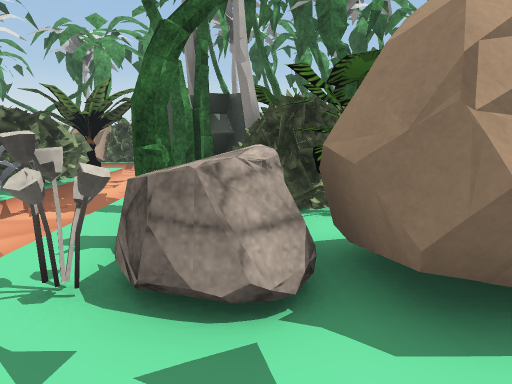
view 1 (above)

24 first-person views from a walk through a 3-D level made in the Unity game engine. The camera is 1.3 m above the floor, tilts 10° down and sees 75° across. The floor is counted in squares, 1 m on a side. Each view is taken from the middle of a square. On the plan, view 1 faces up. The plan holds only what a view shows up to about 14 squares ahead; the rest is blank. The place goes on beyond the plan. The player character is not drawn. Some surface patterns are stand-ins.

view 2
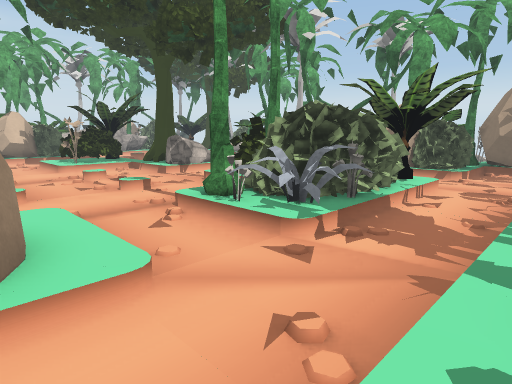

view 3
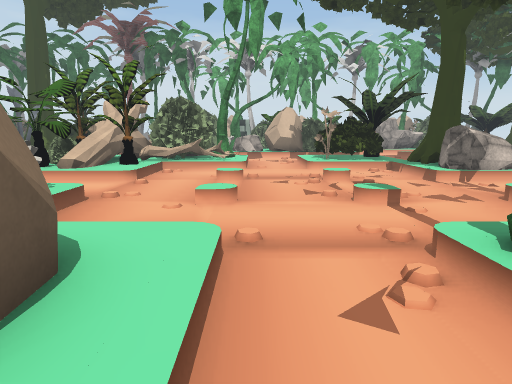

view 4
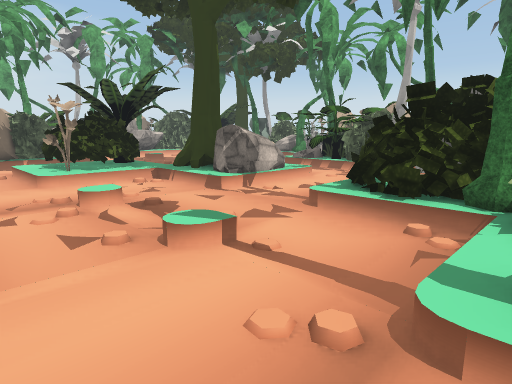

view 5
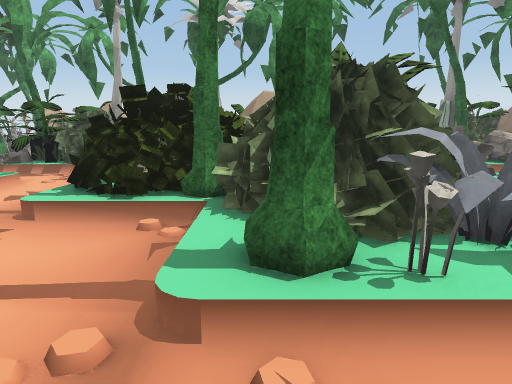

view 6
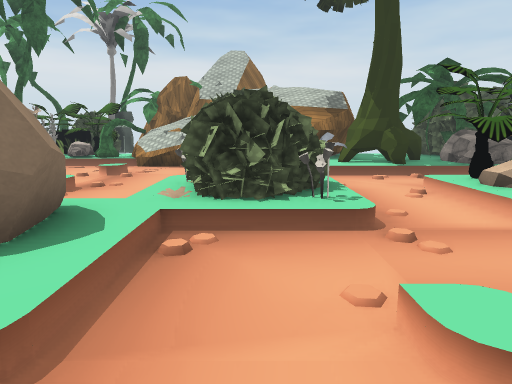

view 7
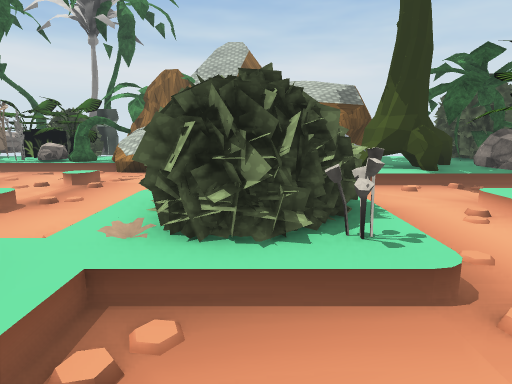

view 8
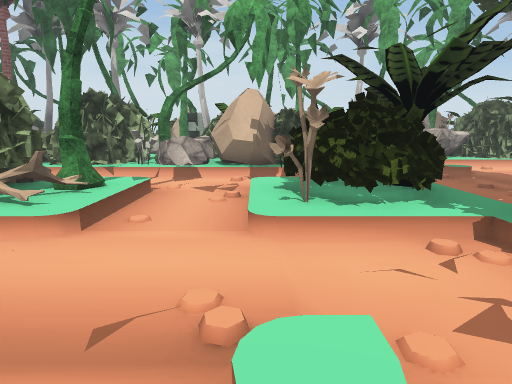

view 9
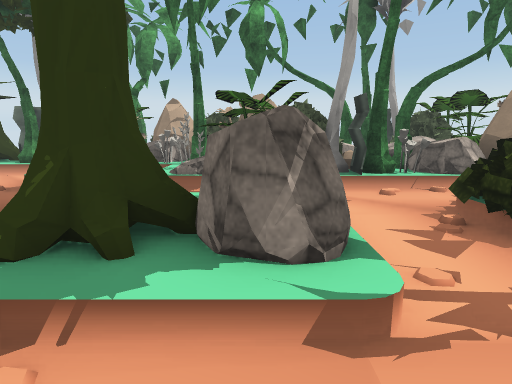

view 10
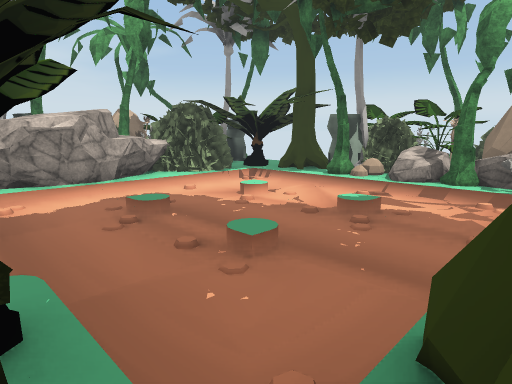

view 11
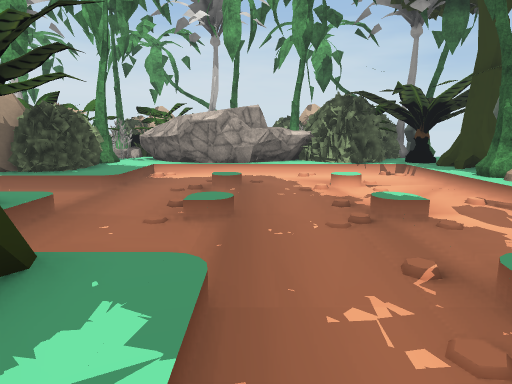

view 12
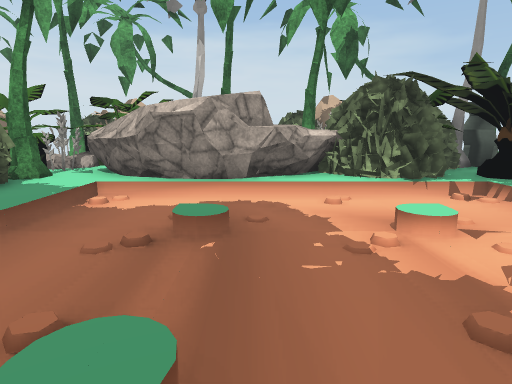

view 13
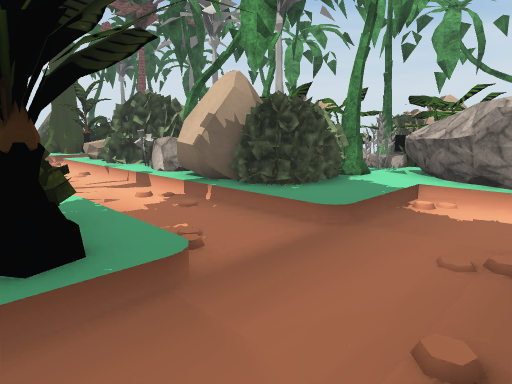

view 14
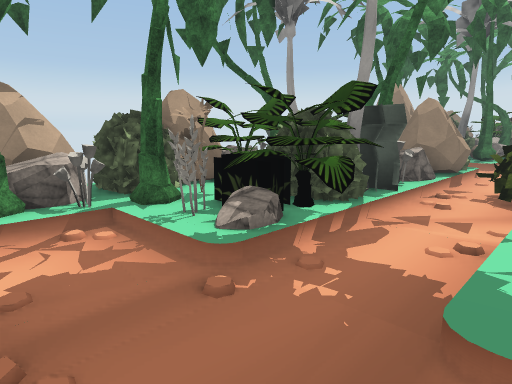

view 15
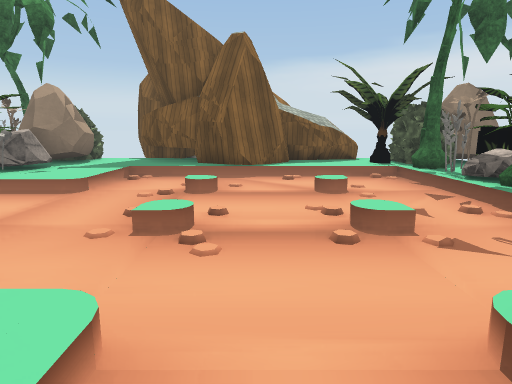

view 16
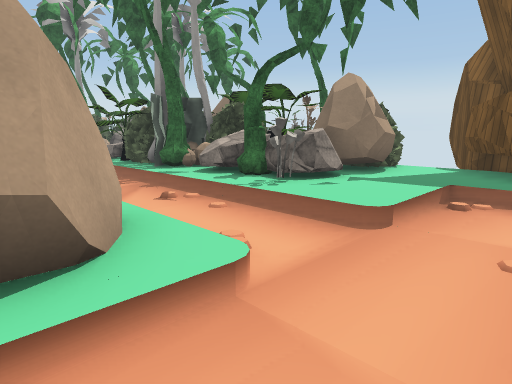

view 17
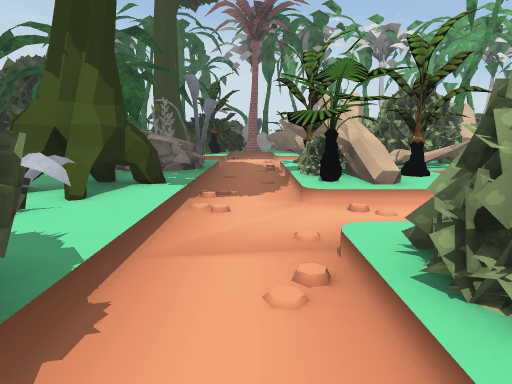

view 18
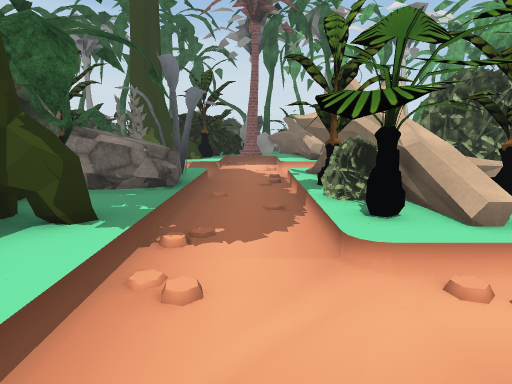

view 19
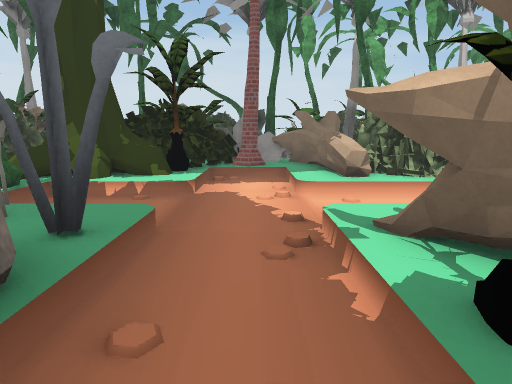

view 20
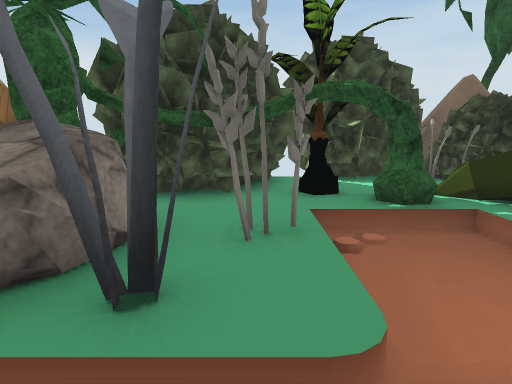

view 21
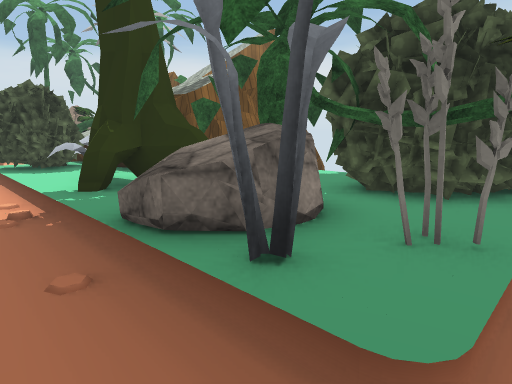

view 22
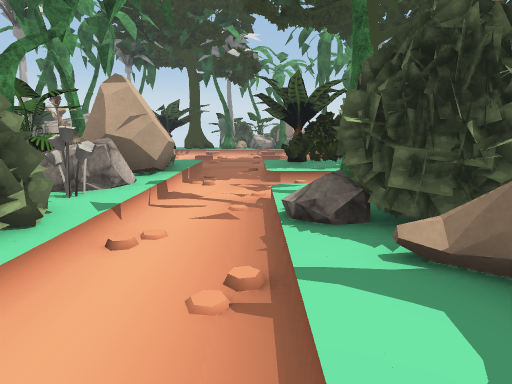

view 23
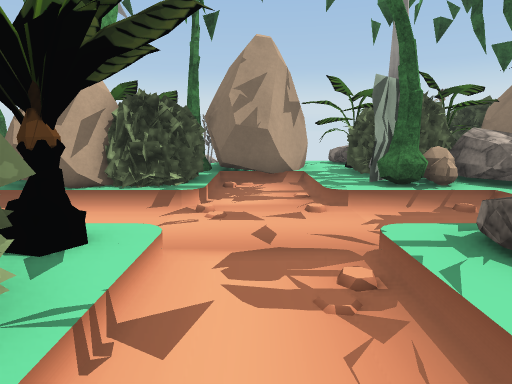

view 24
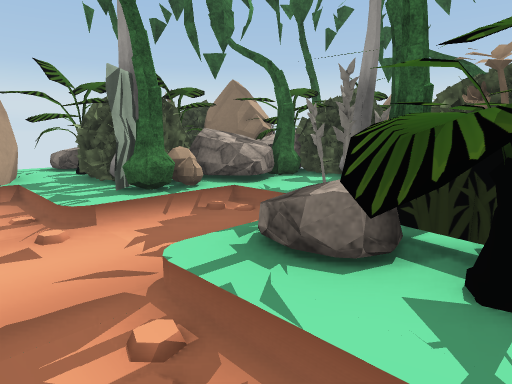

### Floor plan
Key: @ floor where view 1 was taken; # wall or solid block; x gap in a wall; . main floor; : floor 0.25 m higher than the main floor; + floor 1.25 m higher than the main floor; * floor 1.5 m higher than the main floor; / step, stairs or slope; = window, fence, low wall or low ledge; ^ raised ledge; T palm tree; B bush; R rock; E tree; O other object.
Columns run from 30 left of view 1 to 6 right of it. Each row starts with its distance up from view 1.
 22          OTO TTT
 21         BBOOO  TOO OO   O
 20  TOO E BBR RRBB OOOT BB #O  OR  BB TT
 19  OOOOE#TBR TOBBO#OT  BBO OOOOO OOB TT
 18  OOOO://O////TOOOOORRROOTOO##BBOOOOOT
 17   BBO..../../#OBB O R   BBO.:BBR#T T
 16 T BB/........RROBBTOR#OBBB.#:TR TOR
 15 TOOB/........ROO#O#/ROOB#.../TO/#  BT
 14 T RR/.............  #..........::#B
 13 T  RR............. OOO   ....O   TB
 12 T RRR...../..:::/.OOOO  OO.#OR TB
 11   RRR........EER .OOOOOOOO..OOOOBBTT
 10   RR/.......O##RR..OOTT OO.OO  O  T
  9   RR:::/.OOBB////..O#TOOOO..BB O  T
  8  ROT#BB/..BBBx/...... OOOO..OT
  7 OOO#OBB/..#BBO........TTOO..TTBB OO
  6 TOOOO  O..  O.........TOO...OORBBOT
  5  O OOOOO....................RRROOOT
  4   ORRRR/....................:RR#   T
  3 OT RRTO/..OTOO.//..O..OO:/..:OROBBBT
  2    #OO:/..OBBO........OOO/..::ROO#B
  1     OOO/..BBBO........OOO//.::::::###
  0 O T  OO/..BBB#O O..OBO////..//@:###
 -1 OOO##OO/..OOOO#OO..BBB/......./:###
 -2 O OOOOO/ .OOOOBOO..BBO/........##
 -3 T O:///#..O#OOBOO..////........##
 -4 T ##/................ .........##
 -5 OOOO#................ .........:##
 -6 OOOOOOO#..OOROOE:::BBB .//..O..:#^
 -7 T OOO##O.#ORTREEEE:#B  ........:O^^
 -8 T  OO # ..OOTTE#E#####===...O.OOO#
 -9 O    ###T##BBT ###     *+=T#ROTBB
-10 T  O##O##OBBBTT #       *=TOOOOB
-11   #OBBB#B#BBB####         TOOOO# O
-12 OOOOTBTBBB                 TO  TTO

Where each view was taken, in squares from view 1:
view 1: 0 up, 0 right, facing up
view 2: 2 up, 2 left, facing up-left
view 3: 4 up, 5 left, facing left
view 4: 4 up, 8 left, facing up-left
view 5: 4 up, 8 left, facing up
view 6: 5 up, 10 left, facing down
view 7: 3 up, 10 left, facing down
view 8: 6 up, 13 left, facing left
view 9: 7 up, 15 left, facing up
view 10: 9 up, 17 left, facing up-left
view 11: 13 up, 15 left, facing left
view 12: 13 up, 19 left, facing left
view 13: 12 up, 19 left, facing down-left
view 14: 12 up, 20 left, facing up-right
view 15: 4 down, 10 left, facing right
view 16: 2 down, 7 left, facing up-right
view 17: 4 down, 8 left, facing left
view 18: 4 down, 11 left, facing left
view 19: 4 down, 16 left, facing left
view 20: 4 down, 20 left, facing down
view 21: 4 down, 21 left, facing down-right
view 22: 3 down, 21 left, facing up
view 23: 9 up, 4 left, facing up
view 24: 10 up, 4 left, facing up-right
